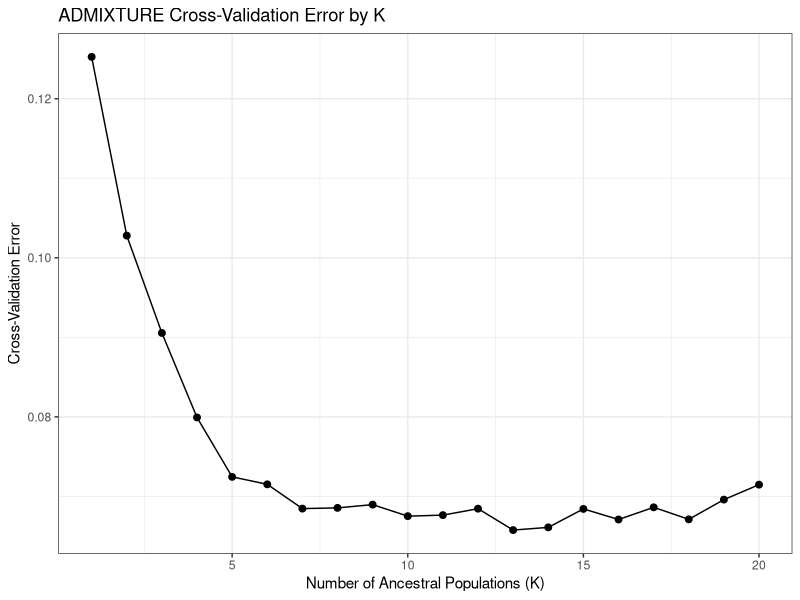
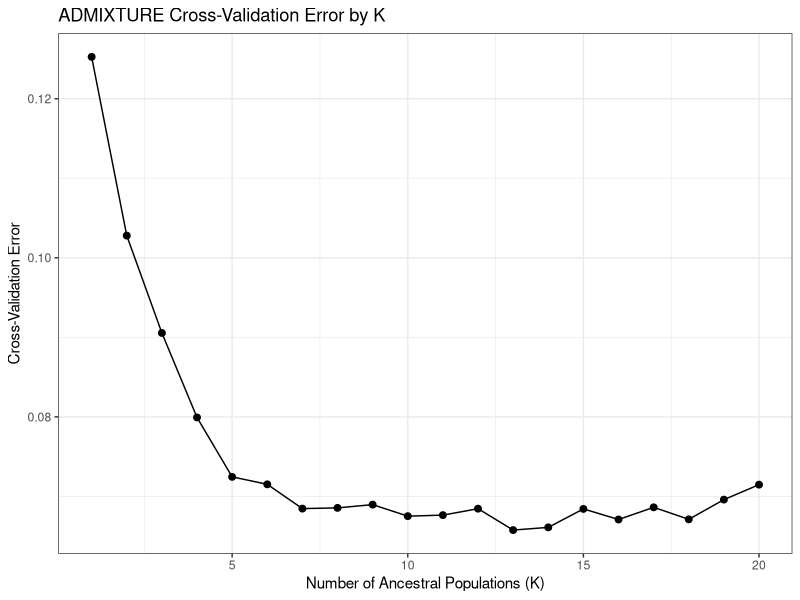

Recreate these plots in R, in order.


####################################################################################
############################ CV Errors: Best K #####################################
####################################################################################

library(tidyverse)

setwd("~/Desktop/Physaria_Data/VCF-Plink-Remove-Admixture/ADMIXTURE_data_from_wen")

#### 1) Read the CV error summary file ####
lines <- readLines("cv_errors_summary.txt")

#### 2) Extract K and CV error values from each line ####
cv_df <- do.call(rbind, lapply(lines, function(line) {
  matches <- regmatches(line, regexec("CV error \\(K=(\\d+)\\): ([0-9\\.]+)", line))
  c(K = as.numeric(matches[[1]][2]), CV_error = as.numeric(matches[[1]][3]))
})) %>%
  as.data.frame() %>%
  setNames(c("K", "CV_error"))

#### 4) Plot ####
cv_plot <- ggplot(cv_df, aes(x = K, y = CV_error)) +
  geom_line(color = "black") +
  geom_point(color = "black", size = 2) +
  labs(
    title = "ADMIXTURE Cross-Validation Error by K",
    x = "Number of Ancestral Populations (K)",
    y = "Cross-Validation Error"
  ) +
  theme_bw()

cv_plot

#### 5) Save plot with ggsave ####
ggsave("admixture_cv_error_plot.png", plot = cv_plot, width = 8, height = 6, dpi = 300)
